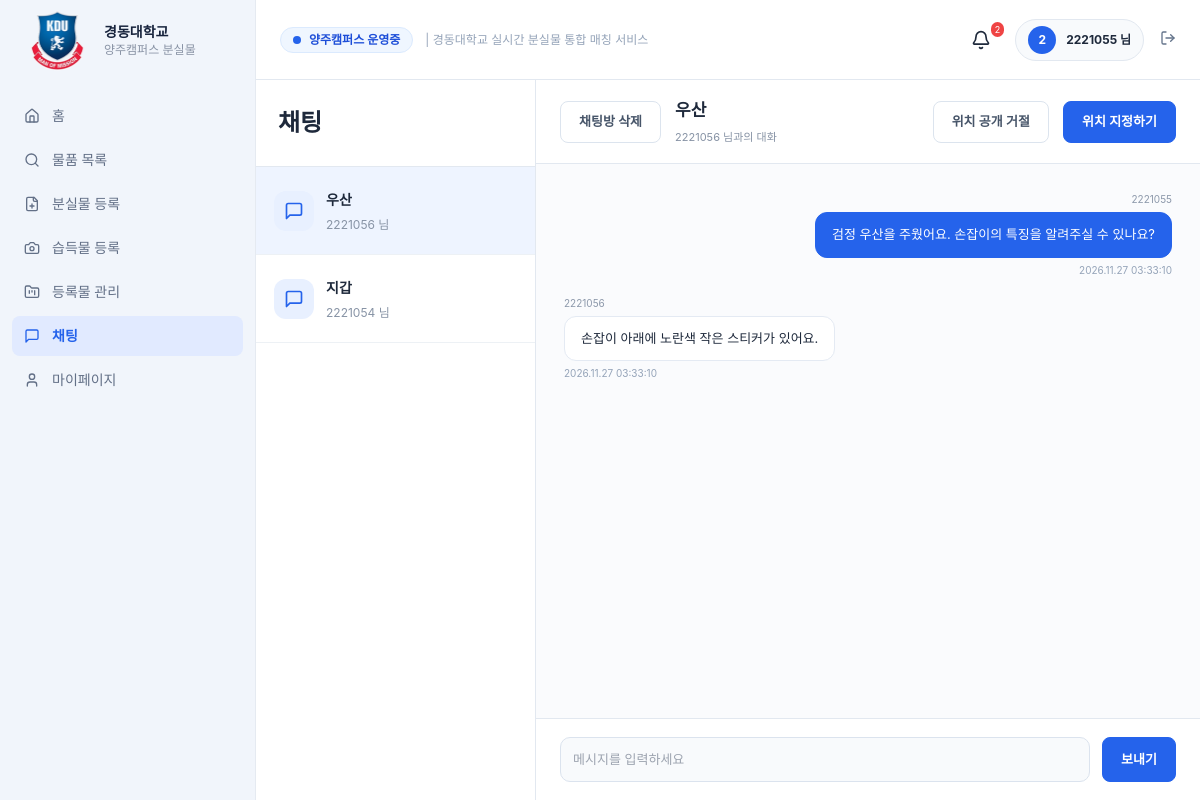
Page /chat (signed in) on the committed database.
### tables this page shows
CREATE TABLE chats(
 id INTEGER PRIMARY KEY AUTOINCREMENT,item_id INTEGER NOT NULL REFERENCES items(id),
 author TEXT NOT NULL REFERENCES students(student_no), other TEXT NOT NULL REFERENCES students(student_no),
 finder TEXT NOT NULL REFERENCES students(student_no), loser TEXT NOT NULL REFERENCES students(student_no),
 created_at TEXT NOT NULL, completed INTEGER NOT NULL DEFAULT 0, rejected INTEGER NOT NULL DEFAULT 0,
 UNIQUE(item_id,author,other), CHECK(author != other)
);

CREATE TABLE items(
 id INTEGER PRIMARY KEY AUTOINCREMENT, owner TEXT NOT NULL REFERENCES students(student_no),
 kind TEXT NOT NULL CHECK(kind IN ('lost','found')), title TEXT NOT NULL, category TEXT NOT NULL,
 appearance TEXT NOT NULL, found_place TEXT NOT NULL DEFAULT '', extra TEXT NOT NULL DEFAULT '',
 photo TEXT, photo_pos TEXT, status TEXT NOT NULL, storage_type TEXT,
 building TEXT, floor TEXT, room TEXT, latitude REAL, longitude REAL, location_note TEXT,
 created_at TEXT NOT NULL, deleted INTEGER NOT NULL DEFAULT 0
);

CREATE TABLE messages(
 id INTEGER PRIMARY KEY AUTOINCREMENT,chat_id INTEGER NOT NULL REFERENCES chats(id),
 sender TEXT NOT NULL REFERENCES students(student_no),body TEXT NOT NULL,created_at TEXT NOT NULL
);

### app.py (the view)
    @app.get('/chat')
    @app.get('/chat/<int:chat_id>')
    @login_required
    def chat(chat_id=None):return render_template('chat.html',**chat_context(chat_id))

### app.py (called while the page is built)
def login_required(fn):
    @wraps(fn)
    def wrapped(*a,**kw):
        if not session.get('student_no'):
            if request.path.startswith('/api/'):return jsonify(error='로그인이 필요합니다.'),401
            return redirect(url_for('login'))
        return fn(*a,**kw)
    return wrapped

### db.py (called while the page is built)
def get_db():
    if 'db' not in g:
        g.db=sqlite3.connect(current_app.config['DATABASE'],timeout=10)
        g.db.row_factory=sqlite3.Row
        g.db.execute('PRAGMA foreign_keys=ON')
    return g.db

### templates/chat.html (shortened to what this page needs)
{% extends 'base.html' %}{% block content %}<div class="chat-layout"><section class="chat-rooms"><h2>채팅</h2>{% for room in rooms %}<a href="{{url_for('chat',chat_id=room.id)}}" class="chat-room {{'selected' if current and current.id==room.id}}"><div class="chat-avatar"><i data-lucide="message-square"></i></div><div><b>{{room.title}}</b><p>{{room.other if room.author==me else room.author}} 님</p></div></a>{% else %}<p class="empty-chat">물품 상세에서 채팅을 시작하세요.</p>{% endfor %}</section><section class="chat-conversation">{% if current %}<div class="chat-heading"><form method="post" action="{{url_for('delete_chat',chat_id=current.id)}}" data-confirm="내 목록에서 이 채팅방을 삭제할까요? 상대방의 대화는 유지됩니다."><button class="button-outline" type="submit" title="채팅방 삭제">채팅방 삭제</button></form><div><h3><a href="{{url_for('detail',item_id=current.item_id)}}" title="물품 상세 보기" class="hover:underline">{{current.title}}</a></h3><p>{{current.other if current.author==me else current.author}} 님과의 대화</p></div>{% if not current.completed and not current.deleted and me==current.finder and not share %}<form method="post" action="{{url_for('reject_location',chat_id=current.id)}}" data-confirm="위치를 공개하지 않고 이 채팅을 종료할까요? 물품 상태는 유지됩니다."><button class="button-outline" type="submit">위치 공개 거절</button></form><a class="button-primary" href="{{url_for('share_location',chat_id=current.id)}}">{{'위치 공개' if current.kind=='found' else '위치 지정하기'}}</a>{% endif %}</div><div class="chat-messages" id="chat-messages" data-user="{{me}}" data-chat-id="{{current.id}}" data-last-id="{{messages[-1].id if messages else 0}}" data-shared="{{'1' if share else '0'}}" data-completed="{{'1' if current.completed else '0'}}">{% for message in messages %}<div class="message {{'mine' if message.sender==me else 'theirs'}}"><span>{{message.sender}}</span><div>{{message.body}}</div><small>{{message.created_at}}</small></div>{% endfor %}</div><form class="chat-composer" method="post" action="{{url_for('send_message',chat_id=current.id)}}"><input name="body" maxlength="2000" required aria-label="채팅 메시지" placeholder="메시지를 입력하세요" ><button class="button-primary" >보내기</button></form>{% else %}<div class="empty-chat">채팅방을 선택해주세요.</div>{% endif %}</section></div>{% endblock %}

### templates/base.html (shortened to what this page needs)
<!DOCTYPE html><html lang="ko"><head><script src="{{ url_for('static',filename='js/tailwind.js') }}"></script><link rel="stylesheet" href="{{ url_for('static',filename='css/original.css') }}"><link rel="stylesheet" href="{{ url_for('static',filename='css/app.css',v='20261006h') }}"></head><body class="text-slate-800 antialiased"><div id="app">
{% if me and request.endpoint != 'login' %}<div class="flex h-screen overflow-hidden bg-white"><aside class="w-64 flex flex-col flex-shrink-0 border-r"><div class="p-5 flex items-center gap-3"><img src="{{url_for('static',filename='images/school-logo.png')}}" alt="경동대학교 로고" style="width:72px;height:72px" class="object-contain flex-shrink-0"><div><h1 class="font-bold text-sm">경동대학교</h1><p class="text-xs">양주캠퍼스 분실물</p></div></div><nav class="flex-1 px-3 py-4 space-y-1 overflow-y-auto">
{% for key,label,icon,link in [('main','홈','home',url_for('home')),('item_list','물품 목록','search',url_for('items')),('lost_reg','분실물 등록','file-plus',url_for('item_form',kind='lost')),('found_reg','습득물 등록','camera',url_for('item_form',kind='found')),('my_items','등록물 관리','folder-kanban',url_for('my_items')),('chat','채팅','message-square',url_for('chat')),('mypage','마이페이지','user',url_for('mypage'))] %}<a href="{{ link }}" class="flex items-center gap-3 px-3 py-2.5 rounded-lg text-sm font-medium {{ 'bg-blue-600 text-white' if screen==key else 'hover:bg-slate-800' }}"><i data-lucide="{{ icon }}" class="w-4 h-4"></i>{{ label }}</a>{% endfor %}
</nav></aside><div class="flex-1 flex flex-col overflow-hidden bg-white"><header class="flex items-center justify-between px-6 border-b"><div class="flex items-center gap-3"><span class="inline-flex items-center px-3 py-1 rounded-full text-xs font-semibold bg-blue-50 text-blue-700 border border-blue-100"><span class="w-2 h-2 mr-2 bg-blue-600 rounded-full"></span>양주캠퍼스 운영중</span><span class="text-xs text-slate-400 hidden sm:inline">| 경동대학교 실시간 분실물 통합 매칭 서비스</span></div><div class="flex items-center gap-4"><div class="relative" id="notification-menu"><button type="button" class="relative p-2" aria-label="알림" aria-expanded="false" aria-controls="notification-popup" id="notification-toggle"><i data-lucide="bell" class="w-5 h-5"></i><span id="notification-count" class="notification-count" {% if not unread %}hidden{% endif %}>{{unread}}</span></button><div id="notification-popup" hidden style="position:absolute;right:0;top:100%;width:384px;max-width:calc(100vw - 32px);z-index:100;background:white;border:1px solid #e2e8f0;border-radius:16px;box-shadow:0 12px 32px #0f172a20;overflow:hidden"><div class="px-4 py-3 border-b font-bold text-sm">알림</div><div id="notification-preview" style="max-height:640px" class="overflow-y-auto"></div><a href="{{url_for('notifications')}}" class="block text-center text-sm font-semibold text-blue-600 px-4 py-3 border-t">전체 알림 내역 보기</a></div></div><a href="{{ url_for('mypage') }}" class="flex items-center gap-2.5 bg-slate-50 py-1.5 px-3 rounded-full border border-slate-200"><span class="w-7 h-7 rounded-full bg-blue-600 text-white flex items-center justify-center font-bold text-xs">{{ me[0] }}</span><span class="text-xs font-bold">{{ me }} 님</span></a><form method="post" action="{{ url_for('logout') }}"><input type="hidden" name="csrf_token" value="{{ csrf_token }}"><button class="text-xs text-slate-500" title="로그아웃"><i data-lucide="log-out" class="w-4 h-4"></i></button></form></div></header><main class="flex-1 overflow-y-auto {{ 'chat-main' if screen=='chat' else '' }}">{% block content %}{% endblock %}</main></div></div>{% else %}{% block login_content %}{% endblock %}{% endif %}</div>
<script src="{{ url_for('static',filename='js/common.js',v='20261006i') }}" defer></script>{% block scripts %}{% endblock %}</body></html>

### static/css/original.css (style rules this page uses)
body { font-family: 'Inter', sans-serif; }
#app aside { background:#fff;color:#475569;border-color:#e5eaf1; }
#app aside > div { border-color:#e5eaf1; }
#app aside h1 { color:#17233c; }
#app aside p { color:#8993a5; }
#app aside nav a { color:#637087; }
#app aside nav a.bg-blue-600 { background:#eef3ff;color:#2563eb;font-weight:700; }
#app header { background:#fff;border-color:#e5eaf1; }
#app main, #app main > div { background:#f8f9fc; }
#app main .bg-blue-600, #app header .bg-blue-600 { background:#2563eb; }
#app aside > div:first-child, #app header { height:80px;min-height:80px;box-sizing:border-box;flex-shrink:0;border-bottom:1px solid #e2e8f0;padding-top:0;padding-bottom:0; }
#app aside > div:first-child { background:#fff; }
#app aside { background:#f1f5fb; }
#app aside nav { background:#f1f5fb; }
#app aside nav a.bg-blue-600 { background:#e1eaff;color:#2563eb; }
#app main, #app main > div { background:#fff; }
#app aside > div:first-child { background:#f1f5fb;border-bottom:0; }

### static/css/app.css (style rules this page uses)
body { margin:0;font-family:Inter,'Malgun Gothic',sans-serif }
button,a,input { touch-action:manipulation }
a { text-decoration:none;color:inherit }
#app aside>div:first-child { background:#f1f5fb;border-bottom:0 }
main.chat-main { overflow:hidden }
form { margin:0 }
.button-primary,.button-outline { display:inline-flex;justify-content:center;align-items:center;gap:7px;min-height:42px;padding:10px 18px;border-radius:8px;font-size:13px;font-weight:600;box-sizing:border-box;cursor:pointer }
.button-primary { background:#2563eb;color:white;border:1px solid #2563eb }
.button-outline { background:white;color:#475569;border:1px solid #dce4ee }
.notification-count { position:absolute;top:0;right:-5px;background:#ef4444;color:white;font-size:9px;border-radius:10px;padding:1px 4px }
.chat-layout { height:100%;display:grid;grid-template-columns:280px minmax(0,1fr);background:white }
.chat-rooms { border-right:1px solid #e2e8f0;overflow:auto }
.chat-rooms h2 { font-size:24px;font-weight:800;padding:25px 22px;border-bottom:1px solid #e2e8f0;margin:0 }
.chat-room { display:flex;gap:12px;padding:20px 18px;border-bottom:1px solid #edf1f5;align-items:center }
.chat-room:hover,.chat-room.selected { background:#eef4ff }
.chat-room b { font-size:14px }
.chat-room p { font-size:12px;color:#8793a5;margin-top:5px }
.chat-avatar { width:40px;height:40px;border-radius:12px;background:#e8f0ff;display:flex;align-items:center;justify-content:center;color:#2563eb }
.chat-avatar svg { width:20px }
.chat-conversation { display:flex;flex-direction:column;min-height:0;min-width:0 }
.chat-heading { border-bottom:1px solid #e2e8f0;display:flex;align-items:center;gap:14px;justify-content:space-between;padding:18px 24px }
.chat-heading h3 { font-size:17px;font-weight:700 }
.chat-heading p { font-size:11px;color:#8793a5;margin-top:5px }
.chat-heading>div { flex:1 }
.chat-messages { flex:1;overflow:auto;padding:28px;display:flex;flex-direction:column;gap:18px;background:#fafbfd }
.message { max-width:75%;font-size:13px }
.message>span { font-size:10px;color:#8c98aa;display:block;margin-bottom:5px }
.message>div { padding:12px 16px;border-radius:12px;white-space:pre-wrap;overflow-wrap:anywhere;background:#fff;border:1px solid #e4eaf3 }
.message small { display:block;margin-top:5px;font-size:10px;color:#94a3b8 }
.message.mine { align-self:flex-end;text-align:right }
.message.mine>div { text-align:left;background:#2563eb;color:white;border-color:#2563eb }
.message.theirs { align-self:flex-start }
.chat-composer { display:flex;gap:12px;padding:18px 24px;border-top:1px solid #e2e8f0 }
.chat-composer>input:not([type=hidden]) { flex:1;min-width:0;border:1px solid #dbe3ee;border-radius:10px;padding:12px;font-size:13px;background:#f8fafc }

### rows in the picture
chats: title "우산", author "2221056"
chats: title "지갑", author+other "2221054"
items: title "우산", kind "위치 지정하기"
messages: sender "2221055", body "검정 우산을 주웠어요. 손잡이의 특징을 알려주실 수 있나요?", created_at "2026.11.27 03:33:10"
messages: sender "2221056", body "손잡이 아래에 노란색 작은 스티커가 있어요.", created_at "2026.11.27 03:33:10"

### other values in the picture
{{ label }} "홈" "물품 목록" "분실물 등록" "습득물 등록" "등록물 관리" "채팅" "마이페이지"
{{ unread }} "2"
{{ me[0] }} "2"
{{ me }} "2221055"
